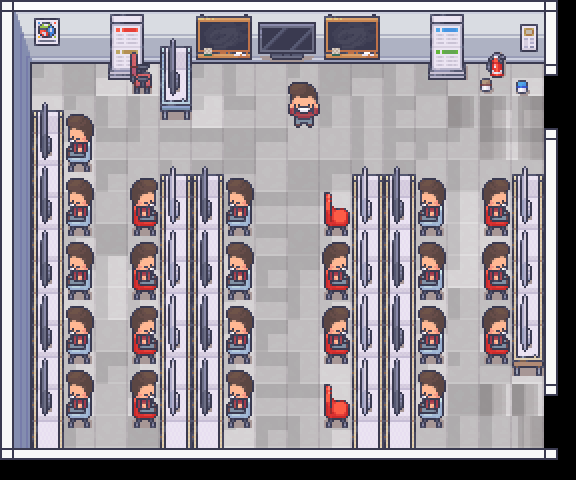

This game map was drawn from its Tiled (.tmx) file and the tilesets committed beside it. A one-line description and the full map source follow:
An orthogonal 18x15 tile map with 32x32 px tiles, 2 tile layers (LAYER1, LAYER2), 2 tilesets.

<map version="1.10" tiledversion="1.10.2" orientation="orthogonal" renderorder="right-down" width="18" height="15" tilewidth="32" tileheight="32" infinite="0" nextlayerid="3" nextobjectid="1">
 <tileset firstgid="1" source="../../TSX FILES/PROJECT_NGE_ROOM_LAYER1.tsx" />
 <tileset firstgid="271" source="../../TSX FILES/PROJECT_NGE_ROOM1_LAYER2.tsx" />
 <layer id="1" name="LAYER1" width="18" height="15">
  <data encoding="csv">
1,2,3,4,5,6,7,8,9,10,11,12,13,14,15,16,17,18,
19,20,21,22,23,24,25,26,27,28,29,30,31,32,33,34,35,36,
37,38,39,40,41,42,43,44,45,46,47,48,49,50,51,52,53,54,
55,56,57,58,59,60,61,62,63,64,65,66,67,68,69,70,71,72,
73,74,75,76,77,78,79,80,81,82,83,84,85,86,87,88,89,90,
91,92,93,94,95,96,97,98,99,100,101,102,103,104,105,106,107,108,
109,110,111,112,113,114,115,116,117,118,119,120,121,122,123,124,125,126,
127,128,129,130,131,132,133,134,135,136,137,138,139,140,141,142,143,144,
145,146,147,148,149,150,151,152,153,154,155,156,157,158,159,160,161,162,
163,164,165,166,167,168,169,170,171,172,173,174,175,176,177,178,179,180,
181,182,183,184,185,186,187,188,189,190,191,192,193,194,195,196,197,198,
199,200,201,202,203,204,205,206,207,208,209,210,211,212,213,214,215,216,
217,218,219,220,221,222,223,224,225,226,227,228,229,230,231,232,233,234,
235,236,237,238,239,240,241,242,243,244,245,246,247,248,249,250,251,252,
253,254,255,256,257,258,259,260,261,262,263,264,265,266,267,268,269,270
</data>
 </layer>
 <layer id="2" name="LAYER2" width="18" height="15">
  <data encoding="csv">
271,272,273,274,275,276,277,278,279,280,281,282,283,284,285,286,287,288,
289,290,291,292,293,294,295,296,297,298,299,300,301,302,303,304,305,306,
307,308,309,310,311,312,313,314,315,316,317,318,319,320,321,322,323,324,
325,326,327,328,329,330,331,332,333,334,335,336,337,338,339,340,341,342,
343,344,345,346,347,348,349,350,351,352,353,354,355,356,357,358,359,360,
361,362,363,364,365,366,367,368,369,370,371,372,373,374,375,376,377,378,
379,380,381,382,383,384,385,386,387,388,389,390,391,392,393,394,395,396,
397,398,399,400,401,402,403,404,405,406,407,408,409,410,411,412,413,414,
415,416,417,418,419,420,421,422,423,424,425,426,427,428,429,430,431,432,
433,434,435,436,437,438,439,440,441,442,443,444,445,446,447,448,449,450,
451,452,453,454,455,456,457,458,459,460,461,462,463,464,465,466,467,468,
469,470,471,472,473,474,475,476,477,478,479,480,481,482,483,484,485,486,
487,488,489,490,491,492,493,494,495,496,497,498,499,500,501,502,503,504,
505,506,507,508,509,510,511,512,513,514,515,516,517,518,519,520,521,522,
523,524,525,526,527,528,529,530,531,532,533,534,535,536,537,538,539,540
</data>
 </layer>
</map>
